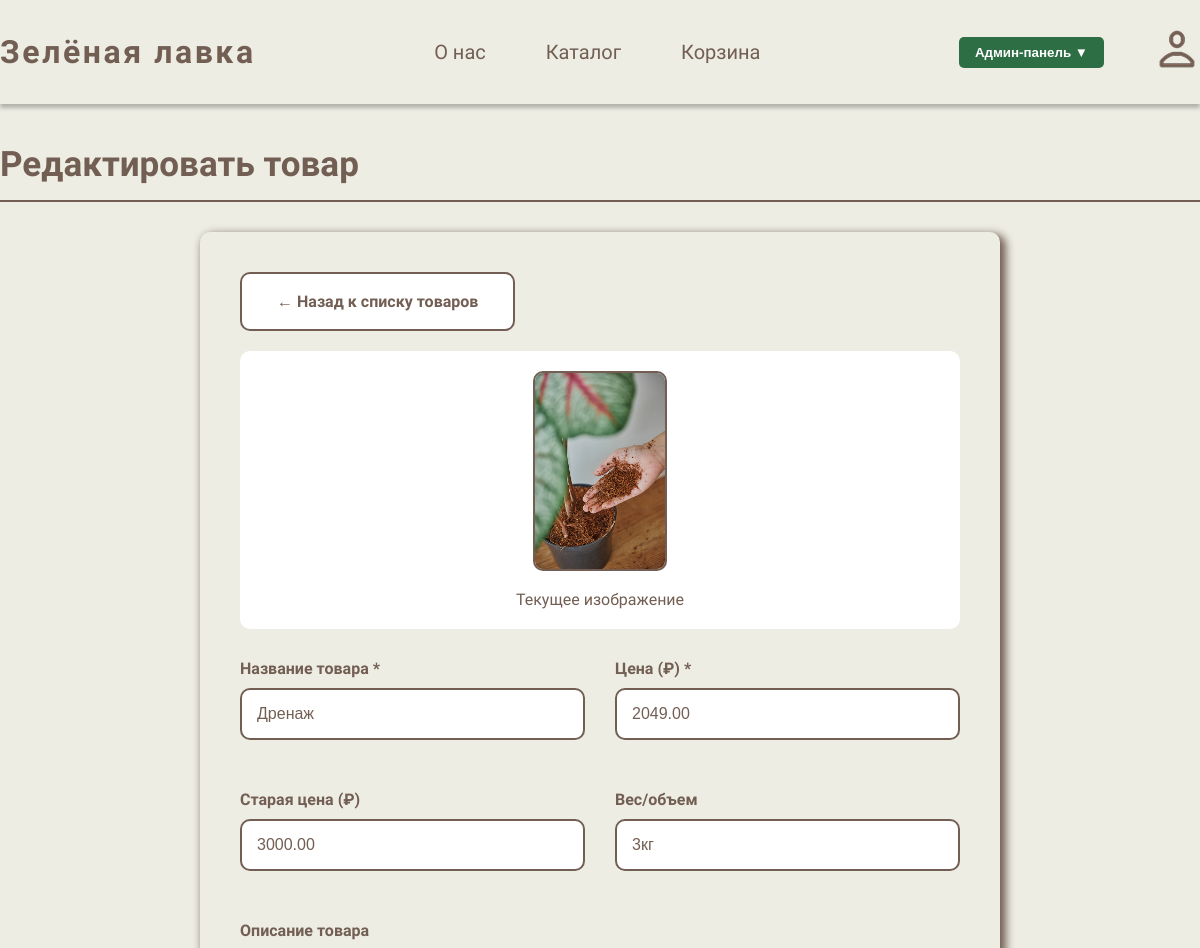
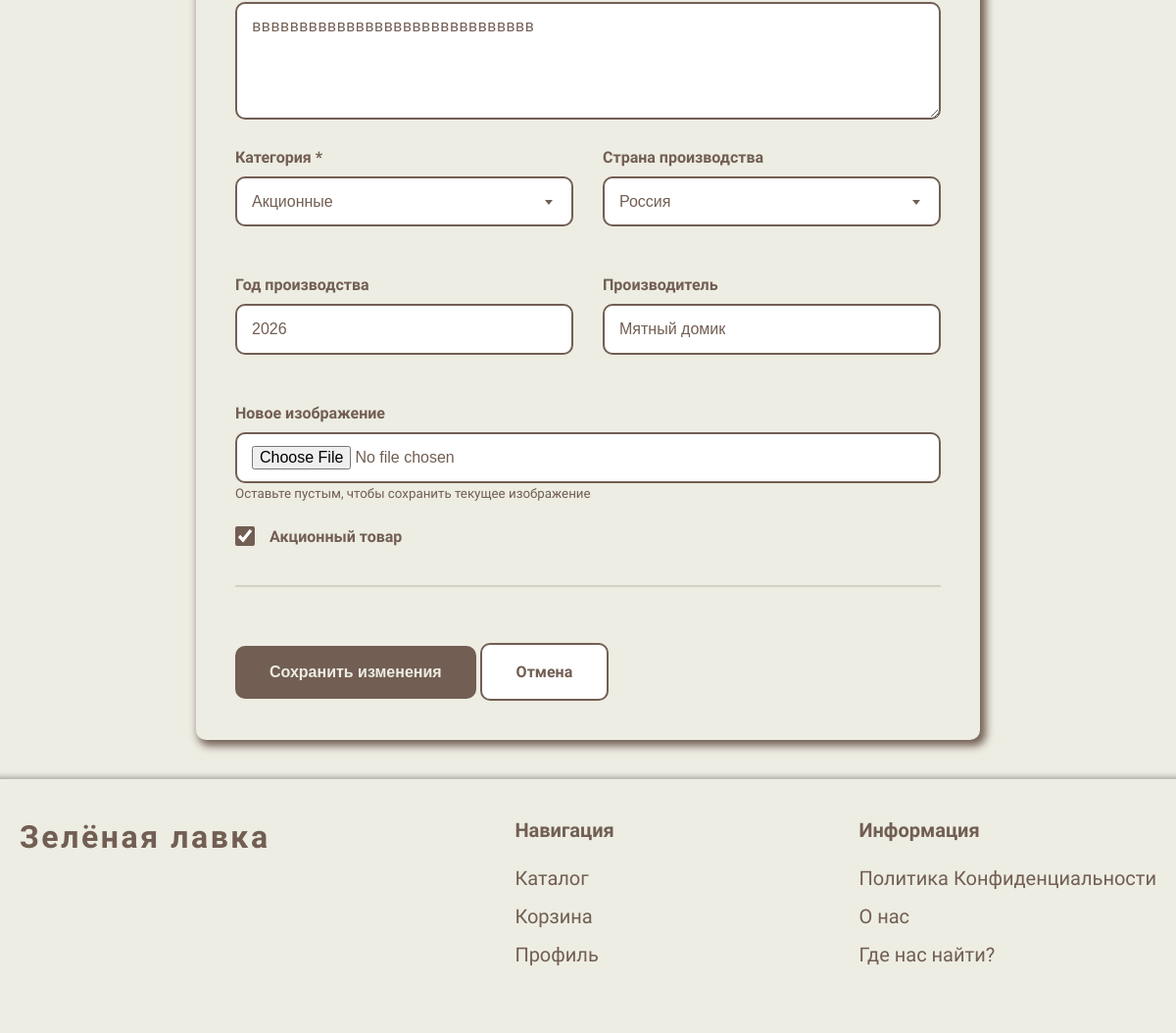
The page /admin_product_edit.php?id=5 (signed in) on the database its author committed (2 pictures, top to bottom).
### tables this page shows
CREATE TABLE `products` (
  `id` int NOT NULL AUTO_INCREMENT,
  `name` varchar(200) NOT NULL,
  `description` text,
  `price` decimal(10,2) NOT NULL,
  `old_price` decimal(10,2) DEFAULT NULL,
  `weight` varchar(50) DEFAULT NULL,
  `country_id` int DEFAULT NULL,
  `production_year` year DEFAULT NULL,
  `producer` varchar(100) DEFAULT NULL,
  `quantity` int DEFAULT '0',
  `category_id` int DEFAULT NULL,
  `is_promotional` tinyint(1) DEFAULT '0',
  `image` varchar(255) DEFAULT NULL,
  `created_at` timestamp NULL DEFAULT CURRENT_TIMESTAMP,
  PRIMARY KEY (`id`),
  KEY `country_id` (`country_id`),
  KEY `category_id` (`category_id`),
  CONSTRAINT `products_ibfk_1` FOREIGN KEY (`country_id`) REFERENCES `countries` (`id`),
  CONSTRAINT `products_ibfk_2` FOREIGN KEY (`category_id`) REFERENCES `categories` (`id`)
);

CREATE TABLE `categories` (
  `id` int NOT NULL AUTO_INCREMENT,
  `name` varchar(100) NOT NULL,
  `slug` varchar(100) NOT NULL,
  PRIMARY KEY (`id`),
  UNIQUE KEY `slug` (`slug`)
);

CREATE TABLE `countries` (
  `id` int NOT NULL AUTO_INCREMENT,
  `name` varchar(50) NOT NULL,
  PRIMARY KEY (`id`)
);

### admin_product_edit.php (the view, shortened to what this page needs)
<?php
require_once 'includes/functions.php';
$product_id = isset($_GET['id']) ? intval($_GET['id']) : 0;
$product_query = "SELECT * FROM products WHERE id = $product_id";
$product_result = mysqli_query($conn, $product_query);
$product = mysqli_fetch_assoc($product_result);
?>
<?php include 'includes/header.php'; ?>
<link rel="stylesheet" href="css\admin.css">
<div class="admin-page">
    <h1 class="page-title">Редактировать товар</h1>
    <div class="admin-form-container">
        <a href="admin_products.php" class="btn-secondary" style="margin-bottom: 20px;">
            ← Назад к списку товаров
        </a>
        <form method="POST" action="" enctype="multipart/form-data" class="product-form">
            <div class="form-preview">
                <?php if(!empty($product['image'])): ?>
                <div class="current-image">
                    <img src="images/<?php echo $product['image']; ?>"
                         alt="<?php echo $product['name']; ?>">
                    <p>Текущее изображение</p>
                </div>
                <?php endif; ?>
            </div>
            <div class="form-row">
                <div class="form-group">
                    <label for="name" class="form-label">Название товара *</label>
                    <input type="text" id="name" name="name" required
                           value="<?php echo htmlspecialchars($product['name']); ?>"
                           class="form-input">
                </div>
                <div class="form-group">
                    <label for="price" class="form-label">Цена (₽) *</label>
                    <input type="number" id="price" name="price" required step="0.01" min="0.01" max="10000000"
                           value="<?php echo $product['price']; ?>"
                           class="form-input">
                </div>
            </div>
            <div class="form-row">
                <div class="form-group">
                    <label for="old_price" class="form-label">Старая цена (₽)</label>
                    <input type="number" id="old_price" name="old_price" step="0.01" min="0" max="10000000"
                           value="<?php echo $product['old_price'] ? $product['old_price'] : ''; ?>"
                           class="form-input" placeholder="Для акционных товаров">
                </div>
                <div class="form-group">
                    <label for="weight" class="form-label">Вес/объем</label>
                    <input type="text" id="weight" name="weight"
                           value="<?php echo htmlspecialchars($product['weight'] ?? ''); ?>"
                           class="form-input" placeholder="Например: 700г, 1.5л, 10м">
                </div>
            </div>
            <div class="form-group">
                <label for="description" class="form-label">Описание товара</label>
                <textarea id="description" name="description" rows="4"
                          class="form-input"><?php echo htmlspecialchars($product['description']); ?></textarea>
            </div>
            <div class="form-row">
                <div class="form-group">
                    <label for="category_id" class="form-label">Категория *</label>
                    <select id="category_id" name="category_id" required class="form-input">
                        <?php
                        $categories_result = mysqli_query($conn, "SELECT * FROM categories WHERE id > 1");
                        while($category = mysqli_fetch_assoc($categories_result)):
                        ?>
                        <option value="<?php echo $category['id']; ?>"
                                <?php echo ($product['category_id'] == $category['id']) ? 'selected' : ''; ?>>
                            <?php echo $category['name']; ?>
                        </option>
                        <?php endwhile; ?>
                    </select>
                </div>
                <div class="form-group">
                    <label for="country_id" class="form-label">Страна производства</label>
                    <select id="country_id" name="country_id" class="form-input">
                        <?php
                        $countries_result = mysqli_query($conn, "SELECT * FROM countries WHERE id > 1");
                        while($country = mysqli_fetch_assoc($countries_result)):
                        ?>
                        <option value="<?php echo $country['id']; ?>"
                                <?php echo ($product['country_id'] == $country['id']) ? 'selected' : ''; ?>>
                            <?php echo $country['name']; ?>
                        </option>
                        <?php endwhile; ?>
                    </select>
                </div>
            </div>
            <div class="form-row">
                <div class="form-group">
                    <label for="production_year" class="form-label">Год производства</label>
                    <input type="number" id="production_year" name="production_year"
                           min="2000" max="<?php echo date('Y') + 1; ?>"
                           value="<?php echo $product['production_year']; ?>"
                           class="form-input">
                </div>
                <div class="form-group">
                    <label for="producer" class="form-label">Производитель</label>
                    <input type="text" id="producer" name="producer"
                           value="<?php echo htmlspecialchars($product['producer'] ?? ''); ?>"
                           class="form-input" placeholder="Название производителя">
                </div>
            </div>
            <div class="form-group">
                <label for="image" class="form-label">Новое изображение</label>
                <input type="file" id="image" name="image" accept="image/*" class="form-input">
                <small>Оставьте пустым, чтобы сохранить текущее изображение</small>
            </div>
            <div class="form-group">
                <label class="checkbox-label">
                    <input type="checkbox" id="is_promotional" name="is_promotional" value="1"
                           <?php echo $product['is_promotional'] ? 'checked' : ''; ?>>
                    <span>Акционный товар</span>
                </label>
            </div>
            <div class="form-actions">
                <button type="submit" class="btn-primary">Сохранить изменения</button>
                <a href="admin_products.php" class="btn-secondary">Отмена</a>
            </div>
        </form>
    </div>
</div>
<?php include 'includes/footer.php'; ?>

### css/style.css (style rules this page uses)
* { margin: 0; padding: 0; box-sizing: border-box; }
body { font-family: 'Inria Sans', sans-serif; background: #EDEDE3; color: #725E53; margin: 0; }
.btn-primary { background: #725E53; color: #EDEDE3; border: none; padding: 16px 32px; border-radius: 10px; font-size: 20px; font-weight: 400; cursor: pointer; transition: background 0.3s; text-decoration: none; display: inline-block; text-align: center; margin-top: 60px; }

### css/admin.css (style rules this page uses)
.admin-page { max-width: 1400px; margin: 40px auto; }
.page-title { color: #725E53; font-size: 35px; font-weight: 700; margin-bottom: 30px; text-align: left; padding-bottom: 15px; border-bottom: 2px solid #725E53; }
.admin-form-container { background: #EDEDE3; box-shadow: 4px 4px 9px 2px #725E53; border-radius: 10px; padding: 40px; max-width: 800px; margin: 0 auto; }
.product-form .form-row { display: grid; grid-template-columns: 1fr 1fr; gap: 30px; margin-bottom: 25px; }
.form-group { margin-bottom: 25px; }
.form-label { display: block; margin-bottom: 10px; color: #725E53; font-weight: 700; font-size: 16px; }
.form-input { width: 100%; padding: 15px; border: 2px solid #725E53; background: white; border-radius: 10px; font-size: 16px; color: #725E53; transition: all 0.3s; }
.form-input[type="file"] { padding: 12px 15px; }
textarea.form-input { resize: vertical; min-height: 120px; }
select.form-input { cursor: pointer; appearance: none; background-repeat: no-repeat; background-position: right 15px center; background-size: 16px; padding-right: 40px; }
.form-preview .current-image { text-align: center; margin-bottom: 30px; padding: 20px; background: white; border-radius: 10px; }
.form-preview img { max-width: 200px; max-height: 200px; border-radius: 10px; border: 2px solid #725E53; margin-bottom: 15px; }
.checkbox-label { display: flex; align-items: center; gap: 15px; cursor: pointer; font-weight: 600; color: #725E53; }
.checkbox-label input[type="checkbox"] { width: 20px; height: 20px; accent-color: #725E53; cursor: pointer; }
.form-actions { gap: 20px; margin-top: 40px; border-top: 2px solid rgba(114, 94, 83, 0.2); }
.btn-primary, .btn-secondary { padding: 18px 35px; border: none; border-radius: 10px; font-size: 16px; font-weight: 700; cursor: pointer; transition: all 0.3s; text-decoration: none; display: inline-block; text-align: center; }
.btn-primary { background: #725E53; color: #EDEDE3; }
.btn-secondary { background: white; color: #725E53; border: 2px solid #725E53; }

### rows shown on the page
products: image (picture), name "Дренаж", price "2049.00", old_price "3000.00", weight "3кг", description "вввввввввввввввввввввввввввввв", category_id "Акционные", country_id "Россия", production_year "2026", producer "Мятный домик", is_promotional "☑"
